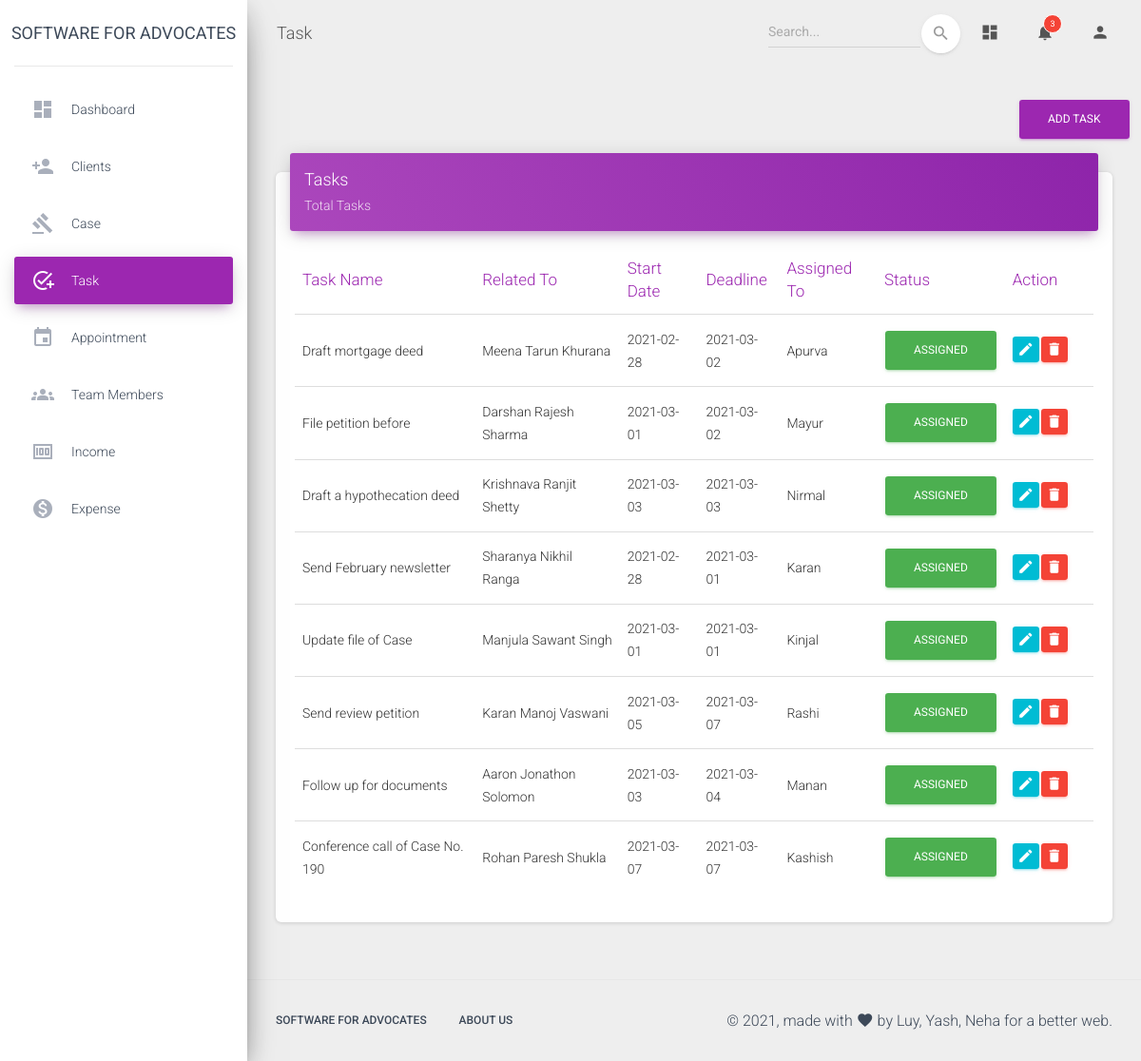
Before: /admin/task.php (signed in) with the older database file.
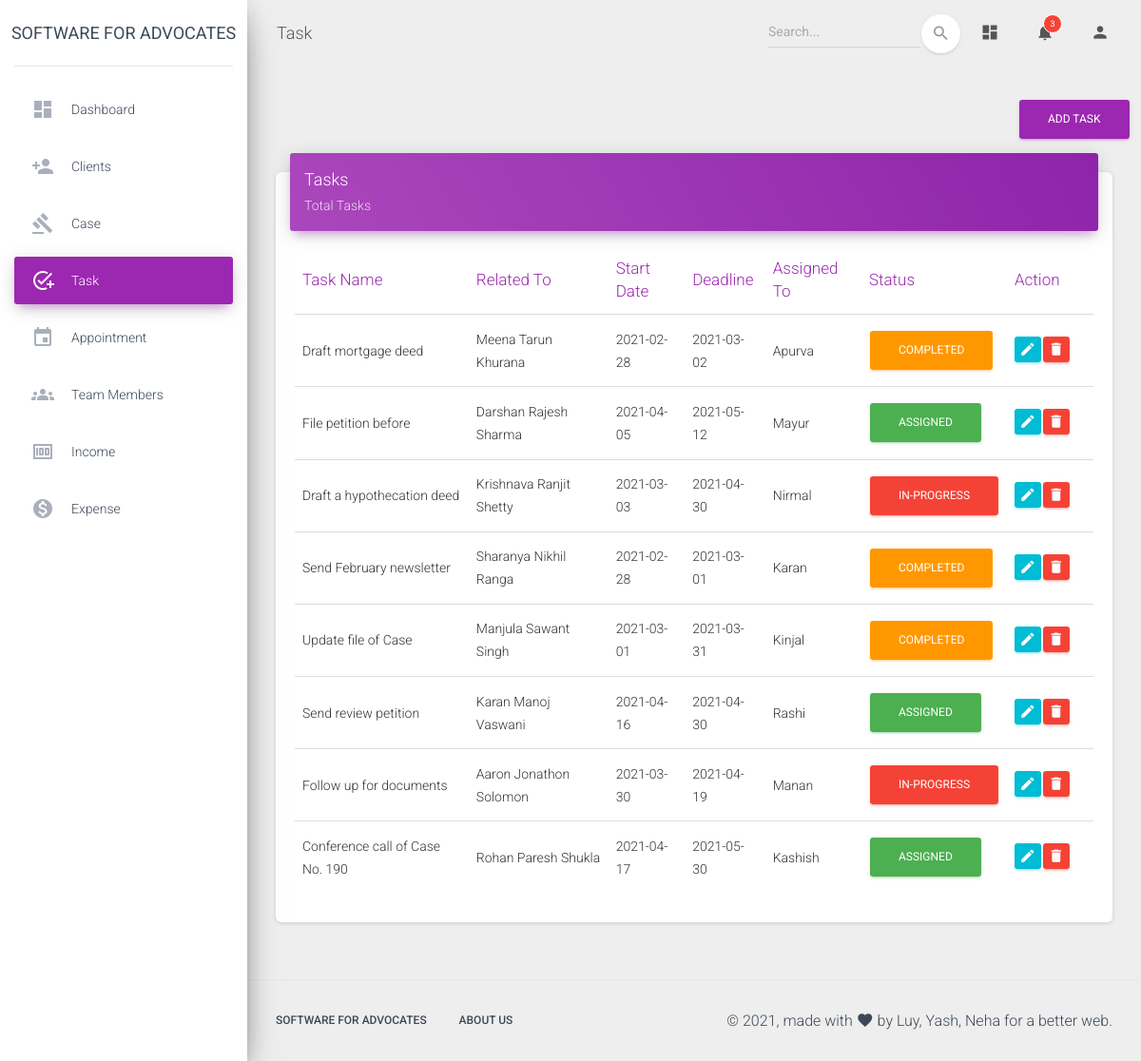
After: the same page with the newer database file.
### tables this page shows
CREATE TABLE `tasks` (
  `ID` int(11) NOT NULL,
  `taskname` varchar(100) NOT NULL,
  `related` varchar(200) NOT NULL,
  `start` date NOT NULL,
  `deadline` date NOT NULL,
  `assto` varchar(20) NOT NULL,
  `status` varchar(20) NOT NULL
);

### admin/task.php (the view, shortened to what the changed rows need)
<?php
  if(isset($_SESSION['admin']) && $_SESSION['admin']==true) {
  $conn = db_connect();
  $query = "SELECT * from tasks";
  $result = mysqli_query($conn, $query);
?>
<!DOCTYPE html>
<html lang="en">
<head>
  <link rel="stylesheet" href="https://maxcdn.bootstrapcdn.com/font-awesome/latest/css/font-awesome.min.css">
  <link href="../assets/css/material-dashboard.css?v=2.1.2" rel="stylesheet" />
</head>
<body class="">
  <div class="wrapper ">
    <div class="main-panel">
      <div class="content">
        <div class="container-fluid">
          <div class="row">
            <div class="col-lg-12 col-md-12">
              <div class="card">
                <div class="card-body table-responsive">
                  <table class="table table-hover">
                    <thead class="text-primary">
                      <th>Task Name</th>
                      <th>Related To</th>
                      <th>Start Date</th>
                      <th>Deadline</th>
                      <th>Assigned To</th>
                      <th>Status</th>
                      <th>Action</th>
                    </thead>
                    <tbody>
                    <?php while($array = mysqli_fetch_assoc($result)): ?>
                      <tr>
                        <td><?php echo $array['taskname']; ?></td>
                        <td><?php echo $array['related']; ?></td>
                        <td><?php echo $array['start']; ?></td>
                        <td><?php echo $array['deadline']; ?></td>
                        <td><?php echo $array['assto']; ?></td>
                        <td>
                          <?php if($array['status']=='ASSIGNED') { ?>
                          <button type="button" class="btn btn-success" onclick="fetchstatus(<?php echo $array['ID']?>);">
                          <?php echo $array['status']; ?>
                          </button>
                          <?php } else if($array['status']=='IN-PROGRESS') { ?>
                          <button type="button" class="btn btn-danger" onclick="fetchstatus(<?php echo $array['ID']?>);">
                          <?php echo $array['status']; ?>
                          </button>
                          <?php } else if($array['status']=='COMPLETED') { ?>
                          <button type="button" class="btn btn-warning">
                          <?php echo $array['status']; ?>
                          </button>
                          <?php } ?>
                        </td>
                        <td class="td-actions text-middle">
                          <div class='row'>
                          <div class='col-1 form-group'>
                          <form method= "post" action ="./edittask.php">
                            <button type="submit" rel="tooltip" class="btn btn-info" name='edit' value="<?php echo $array['ID']; ?>">
                                <i class="material-icons">edit</i>
                            </button>
                          </form>
                          </div>
                          <div class='col-1 form-group'>
                          <form method= "post" action ="./deletetask.php">
                            <button type="submit" rel="tooltip" class="btn btn-danger" name='delete' onclick="return confirm('Are you sure?');" value="<?php echo $array['ID']; ?>">
                                <i class="material-icons">delete</i>
                            </button>
                          </form>
                          </div>
                          </div>
                        </td>
                      </tr>
                    <?php endwhile; ?>
                    </tbody>
                  </table>
                </div>
              </div>
            </div>
          </div>
        </div>
      </div>
    </div>
  </div>
</body>
</html>
<?php
}
else {
  header("Location: ../index.php");
}
?>

Changed rows visible on the page:
changed tasks "Draft mortgage deed": status "ASSIGNED" → "COMPLETED"
changed tasks "File petition before": start "2021-03-01" → "2021-04-05"; deadline "2021-03-02" → "2021-05-12"
changed tasks "Draft a hypothecation deed": deadline "2021-03-03" → "2021-04-30"; status "ASSIGNED" → "IN-PROGRESS"
changed tasks "Send February newsletter": status "ASSIGNED" → "COMPLETED"
changed tasks "Update file of Case": deadline "2021-03-01" → "2021-03-31"; status "ASSIGNED" → "COMPLETED"
changed tasks "Send review petition": start "2021-03-05" → "2021-04-16"; deadline "2021-03-07" → "2021-04-30"
changed tasks "Follow up for documents": start "2021-03-03" → "2021-03-30"; deadline "2021-03-04" → "2021-04-19"; status "ASSIGNED" → "IN-PROGRESS"
changed tasks "Conference call of Case No. 190": start "2021-03-07" → "2021-04-17"; deadline "2021-03-07" → "2021-05-30"
